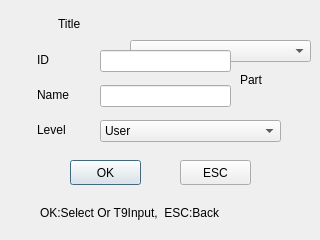
<ui version="4.0" >
 <class>EnrollStep1</class>
 <widget class="QDialog" name="EnrollStep1" >
  <property name="geometry" >
   <rect>
    <x>0</x>
    <y>0</y>
    <width>320</width>
    <height>240</height>
   </rect>
  </property>
  <property name="windowTitle" >
   <string>Dialog</string>
  </property>
  <widget class="QLabel" name="lblBackground" >
   <property name="geometry" >
    <rect>
     <x>0</x>
     <y>0</y>
     <width>320</width>
     <height>240</height>
    </rect>
   </property>
   <property name="text" >
    <string/>
   </property>
   <property name="pixmap" >
    <pixmap resource="../sb3000.qrc" >:/images/res/bg-main.png</pixmap>
   </property>
  </widget>
  <widget class="QLabel" name="lblTitleBackground" >
   <property name="geometry" >
    <rect>
     <x>0</x>
     <y>6</y>
     <width>320</width>
     <height>30</height>
    </rect>
   </property>
   <property name="text" >
    <string/>
   </property>
   <property name="pixmap" >
    <pixmap resource="../sb3000.qrc" >:/images/res/title-1.png</pixmap>
   </property>
  </widget>
  <widget class="QLabel" name="lblTitleText" >
   <property name="geometry" >
    <rect>
     <x>58</x>
     <y>10</y>
     <width>240</width>
     <height>28</height>
    </rect>
   </property>
   <property name="text" >
    <string>Title</string>
   </property>
  </widget>
  <widget class="QLabel" name="lblTitleIcon" >
   <property name="geometry" >
    <rect>
     <x>20</x>
     <y>9</y>
     <width>26</width>
     <height>26</height>
    </rect>
   </property>
   <property name="text" >
    <string/>
   </property>
   <property name="pixmap" >
    <pixmap resource="../sb3000.qrc" >:/images/res/icon-normal.png</pixmap>
   </property>
   <property name="scaledContents" >
    <bool>true</bool>
   </property>
  </widget>
  <widget class="QLabel" name="lblStatusIcon" >
   <property name="geometry" >
    <rect>
     <x>20</x>
     <y>205</y>
     <width>16</width>
     <height>16</height>
    </rect>
   </property>
   <property name="text" >
    <string/>
   </property>
   <property name="pixmap" >
    <pixmap resource="../sb3000.qrc" >:/images/res/icon-help.png</pixmap>
   </property>
  </widget>
  <widget class="QLabel" name="lblStatusText" >
   <property name="geometry" >
    <rect>
     <x>40</x>
     <y>200</y>
     <width>270</width>
     <height>25</height>
    </rect>
   </property>
   <property name="text" >
    <string>OK:Select Or T9Input,  ESC:Back </string>
   </property>
  </widget>
  <widget class="QComboBox" name="comboPart" >
   <property name="geometry" >
    <rect>
     <x>130</x>
     <y>40</y>
     <width>181</width>
     <height>22</height>
    </rect>
   </property>
  </widget>
  <widget class="QLabel" name="lblID" >
   <property name="geometry" >
    <rect>
     <x>37</x>
     <y>50</y>
     <width>62</width>
     <height>20</height>
    </rect>
   </property>
   <property name="text" >
    <string>ID        </string>
   </property>
  </widget>
  <widget class="QComboBox" name="comboLevel" >
   <property name="geometry" >
    <rect>
     <x>100</x>
     <y>120</y>
     <width>181</width>
     <height>22</height>
    </rect>
   </property>
   <property name="currentIndex" >
    <number>0</number>
   </property>
   <item>
    <property name="text" >
     <string>User</string>
    </property>
   </item>
   <item>
    <property name="text" >
     <string>Manager</string>
    </property>
   </item>
   <item>
    <property name="text" >
     <string>SManager</string>
    </property>
   </item>
  </widget>
  <widget class="QLineEdit" name="txtID" >
   <property name="geometry" >
    <rect>
     <x>100</x>
     <y>50</y>
     <width>131</width>
     <height>22</height>
    </rect>
   </property>
   <property name="maxLength" >
    <number>9</number>
   </property>
   <property name="alignment" >
    <set>Qt::AlignCenter</set>
   </property>
  </widget>
  <widget class="QLineEdit" name="txtName" >
   <property name="geometry" >
    <rect>
     <x>100</x>
     <y>85</y>
     <width>131</width>
     <height>22</height>
    </rect>
   </property>
   <property name="maxLength" >
    <number>8</number>
   </property>
   <property name="alignment" >
    <set>Qt::AlignCenter</set>
   </property>
  </widget>
  <widget class="QPushButton" name="btnOK" >
   <property name="geometry" >
    <rect>
     <x>70</x>
     <y>160</y>
     <width>71</width>
     <height>25</height>
    </rect>
   </property>
   <property name="text" >
    <string>OK</string>
   </property>
  </widget>
  <widget class="QLabel" name="lblPart" >
   <property name="geometry" >
    <rect>
     <x>240</x>
     <y>70</y>
     <width>62</width>
     <height>20</height>
    </rect>
   </property>
   <property name="text" >
    <string>Part      </string>
   </property>
  </widget>
  <widget class="QLabel" name="lblLevel" >
   <property name="geometry" >
    <rect>
     <x>37</x>
     <y>120</y>
     <width>62</width>
     <height>20</height>
    </rect>
   </property>
   <property name="text" >
    <string>Level     </string>
   </property>
  </widget>
  <widget class="QLabel" name="lblName" >
   <property name="geometry" >
    <rect>
     <x>37</x>
     <y>85</y>
     <width>62</width>
     <height>20</height>
    </rect>
   </property>
   <property name="text" >
    <string>Name      </string>
   </property>
  </widget>
  <widget class="QPushButton" name="btnESC" >
   <property name="geometry" >
    <rect>
     <x>180</x>
     <y>160</y>
     <width>71</width>
     <height>25</height>
    </rect>
   </property>
   <property name="text" >
    <string>ESC</string>
   </property>
  </widget>
 </widget>
 <tabstops>
  <tabstop>txtID</tabstop>
  <tabstop>txtName</tabstop>
  <tabstop>comboLevel</tabstop>
  <tabstop>comboPart</tabstop>
  <tabstop>btnOK</tabstop>
  <tabstop>btnESC</tabstop>
 </tabstops>
 <resources>
  <include location="../sb3000.qrc" />
 </resources>
 <connections/>
</ui>
